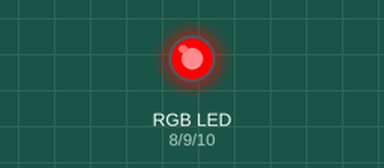
A sketch run on a simulated Arduino Uno, built with avr-gcc and run on an emulated ATmega328P. On the bench: an RGB LED mixed from three pins (HIGH = lit).

Above: at 0.5 s.
At 2.5 s:
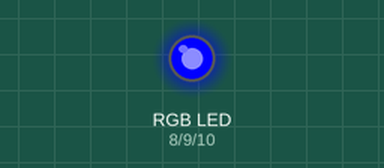
At 3.5 s:
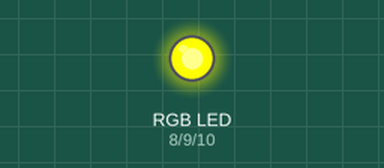
At 4.5 s:
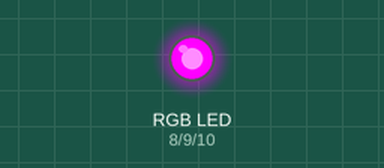
At 6.5 s:
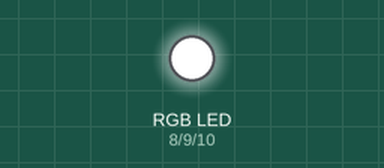
At 8.5 s:
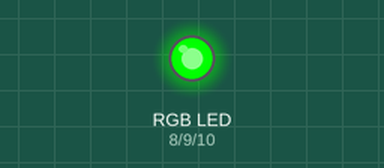
Timing chart, 0 to 9.1 s (numbered marks = the images above):
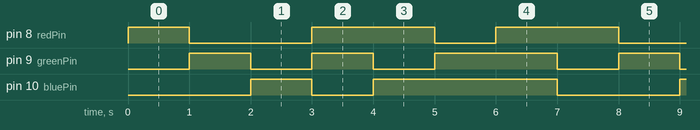

The sketch:

rgbled.ino
```cpp
const int redPin = 8;
const int greenPin = 9;
const int bluePin = 10;

void setup() {
  // Set the RGB LED pins as OUTPUT
  pinMode(redPin, OUTPUT);
  pinMode(greenPin, OUTPUT);
  pinMode(bluePin, OUTPUT);
}

void loop() {
  // Call the function to change colors
  changeColors();
}

void changeColors() {
  // Change colors by varying the intensity of each component
  setColor(255, 0, 0);  // Red
  delay(1000);

  setColor(0, 255, 0);  // Green
  delay(1000);

  setColor(0, 0, 255);  // Blue
  delay(1000);

  setColor(255, 255, 0);  // Yellow
  delay(1000);

  setColor(255, 0, 255);  // Magenta
  delay(1000);

  setColor(0, 255, 255);  // Cyan
  delay(1000);

  setColor(255, 255, 255);  // White
  delay(1000);
}

// Function to set the color of the RGB LED
void setColor(int red, int green, int blue) {
  analogWrite(redPin, red);
  analogWrite(greenPin, green);
  analogWrite(bluePin, blue);
}
```

Measured:
- by itself, pin 8 (redPin): repeats every 7.0 s: LOW 2.0 s, HIGH 2.0 s, LOW 1.0 s, HIGH 2.0 s
- by itself, pin 9 (greenPin): repeats every 7.0 s: LOW 1.0 s, HIGH 1.0 s, LOW 1.0 s, HIGH 2.0 s, LOW 1.0 s, HIGH 1.0 s
- by itself, pin 10 (bluePin): repeats every 7.0 s: LOW 1.0 s, HIGH 3.0 s, LOW 2.0 s, HIGH 1.0 s
